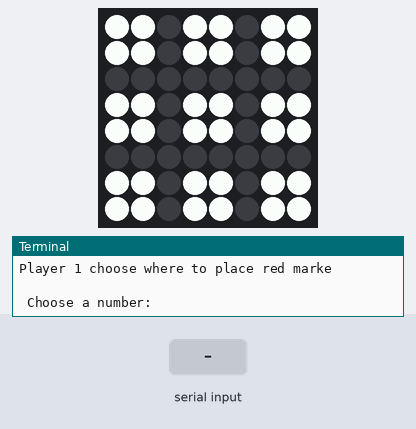
A program run on a simulated Raspberry Pi (BCM pin numbers) with a Sense HAT. On the bench: the Sense HAT's 8×8 RGB LED matrix, the last lines printed to the terminal. Inputs (shaded band) come from the test bench.

Above: at 1.2 s.
1.3 s: "5" typed at the terminal, then Enter
At 1.9 s:
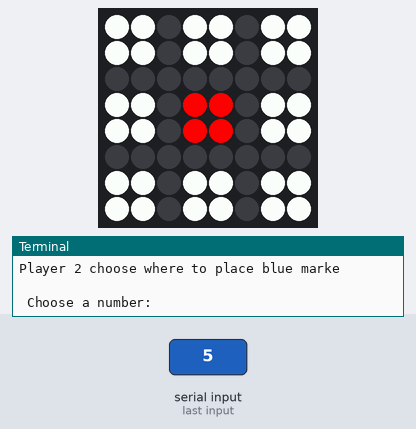
2.8 s: "1" typed at the terminal, then Enter
At 3.1 s:
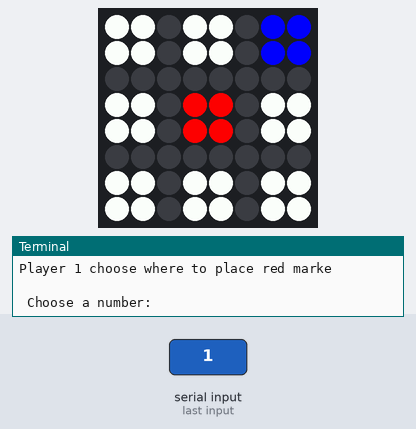
Timing chart, 0 to 5.8 s (numbered marks = the images above; inputs shaded):
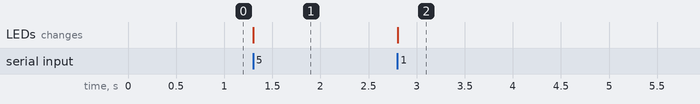

Measured:
- after the input at 1.3 s, the LEDs: change at once (image 1)
- after the input at 2.8 s, the LEDs: change at once (image 2)

The program:

Tic_tac_sense_hat.py
```python
"""
**Name:** While loop calculator
**Author:** Christoffer Thorske Johnsen
**Created:** 04.01.2019
"""

import time
from sense_hat import SenseHat

sense = SenseHat()


def tic_tac():

    X = [255, 0, 0]  # Red
    O = [0, 0, 255]  # Blue
    B = [0, 0, 0]  #Black
    W = [255, 255, 255] #White

    brett = [
    W, W, B, W, W, B, W, W,
    W, W, B, W, W, B, W, W,
    B, B, B, B, B, B, B, B,
    W, W, B, W, W, B, W, W,
    W, W, B, W, W, B, W, W,
    B, B, B, B, B, B, B, B,
    W, W, B, W, W, B, W, W,
    W, W, B, W, W, B, W, W
    ]


    opp_del = ([6, 7, 14, 15], [3, 4, 11, 12], [0, 1, 8, 9],
               [30, 31, 38, 39], [27, 28, 35, 36],  [24, 25, 32, 33],
               [54, 55, 62, 63], [51, 52, 59, 60], [48, 49, 56, 57])


    win_pos = ((0, 3, 6), (24, 27, 30), (48, 51, 54), (0, 3, 6), (3, 27, 51),
               (6, 30, 54), (0, 27, 54), (6, 27, 48))
    end = False

    def draw_brett():
        sense.set_pixels(brett)

    def pl_1():
        n = choose_numb()
        for i in opp_del[n]:
            if brett[i] == [255, 0, 0] or brett[i] == [0, 0, 255]:
                print('The place is not free!')
                pl_1()
            else:
                brett[i] = [255, 0, 0]

    def pl_2():
        n = choose_numb()
        for i in opp_del[n]:
            if brett[i] == [255, 0, 0] or brett[i] == [0, 0, 255]:
                print('The place is not free!')
                pl_2()
            else:
                brett[i] = [0, 0, 255]

    def choose_numb():
        while True:
            try:
                a = int(input('\n Choose a number: '))
                if a in range(1,10):
                    a -= 1
                    return a
                else:
                    print('Not on the board')
            except ValueError:
                print('Not a number')

    def win():
        for a, b, c in win_pos:
            if brett[a] == [0, 0, 255] and brett[b] == [0, 0, 255] and brett[c] == [0, 0, 255] or brett[a] == [255, 0, 0] and brett[b] == [255, 0, 0] and brett[c] == [255, 0, 0]:
                print('Congratulations!\n')
                return True
        if 36 == sum((pos == [0, 0, 255] or pos == [255, 0, 0]) for pos in brett):  #Need to change
            print("The game ends in a tie\n")
            sense.set_rotation(180)
            sense.show_message("Tie")
            return True

    while not end:
        draw_brett()
        end = win()
        if end == True:
            print('Player 2 won!!')
            sense.set_rotation(180)
            sense.show_letter("2")
            time.sleep(1)
            sense.clear()
            break
        print("Player 1 choose where to place red marke")
        pl_1()
        print()
        draw_brett()
        end = win()
        if end == True:
            print('Player 1 won!!')
            sense.set_rotation(180)
            sense.show_letter("1")
            time.sleep(3)
            sense.clear()
            break
        print("Player 2 choose where to place blue marke")
        pl_2()
        print()

tic_tac()
```
